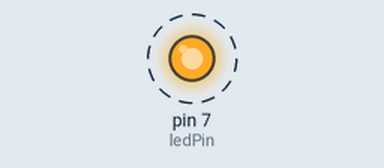
This sketch was run on a simulated Arduino Uno, built with avr-gcc and run on an emulated ATmega328P. Shown: output pins drawn as LEDs (lit = HIGH). Dashed ring = blinking.

Above: at 0.5 s.
Timing chart, 0 to 3.5 s (numbered marks = the images above):
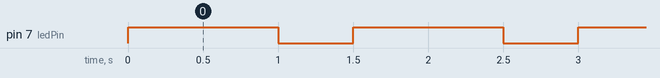

Measured:
- by itself, pin 7 (ledPin): alternates HIGH for 1.0 s and LOW for 0.50 s

The sketch:

Lampu_berkedip.ino
```cpp
int ledPin = 7;   // Integers LED connected to digital pin 7

void setup() {
  // put your setup code here, to run once:
pinMode(ledPin, OUTPUT);
}

void loop() {
  // put your main code here, to run repeatedly:
digitalWrite(ledPin, HIGH);
delay (1000);// bisa di ganti on
digitalWrite(ledPin, LOW);
delay (500);// off
}
```
